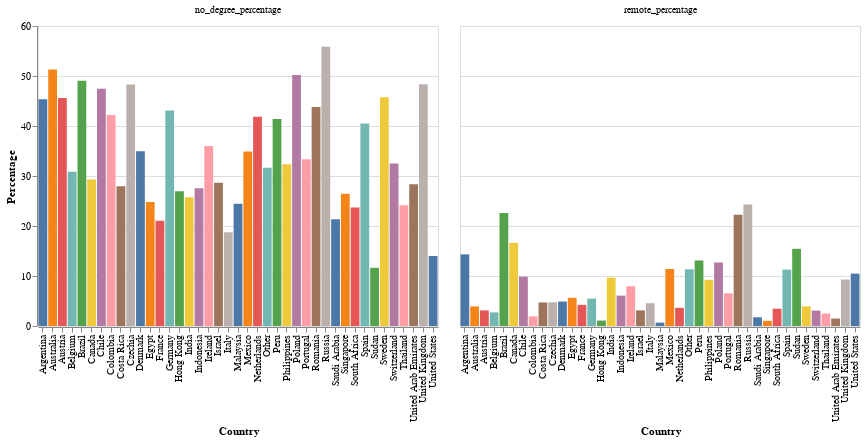

The code cell stored with this chart in its notebook:
### Code cell
# Reshape data for faceting
facet_data = pd.melt(
    country_stats, 
    id_vars=['job_country', 'total_jobs'],
    value_vars=['remote_percentage', 'no_degree_percentage'],
    var_name='metric',
         value_name='percentage'
)

facet_chart = alt.Chart(facet_data).mark_bar().encode(
    x=alt.X('job_country:N', title='Country'),
    y=alt.Y('percentage:Q', title='Percentage', sort='-x'),
    color=alt.Color('job_country:N', legend=None),
    column=alt.Column('metric:N', title=None),
    tooltip=['job_country', 'metric', 'percentage', 'total_jobs']
).properties(
    width=400,
    height=300
)

facet_chart

### Figure 1 — Vega-Lite specification as saved in the notebook (floating-point values rounded to 4 significant figures)
{"config": {"view": {"continuousWidth": 300, "continuousHeight": 300}}, "data": {"name": "data-cfbaebf997bd424b3c533e7e4b267502"}, "mark": {"type": "bar"}, "encoding": {"color": {"field": "job_country", "legend": null, "type": "nominal"}, "column": {"field": "metric", "title": null, "type": "nominal"}, "tooltip": [{"field": "job_country", "type": "nominal"}, {"field": "metric", "type": "nominal"}, {"field": "percentage", "type": "quantitative"}, {"field": "total_jobs", "type": "quantitative"}], "x": {"field": "job_country", "title": "Country", "type": "nominal"}, "y": {"field": "percentage", "sort": "-x", "title": "Percentage", "type": "quantitative"}}, "height": 300, "width": 400, "$schema": "https://vega.github.io/schema/vega-lite/v5.20.1.json", "datasets": {"data-cfbaebf997bd424b3c533e7e4b267502": [{"job_country": "United States", "total_jobs": 156077, "metric": "remote_percentage", "percentage": 10.47}, {"job_country": "India", "total_jobs": 43534, "metric": "remote_percentage", "percentage": 9.68}, {"job_country": "Other", "total_jobs": 43479, "metric": "remote_percentage", "percentage": 11.34}, {"job_country": "United Kingdom", "total_jobs": 30399, "metric": "remote_percentage", "percentage": 9.29}, {"job_country": "France", "total_jobs": 29192, "metric": "remote_percentage", "percentage": 4.23}, {"job_country": "Spain", "total_jobs": 21129, "metric": "remote_percentage", "percentage": 11.28}, {"job_country": "Germany", "total_jobs": 19747, "metric": "remote_percentage", "percentage": 5.49}, {"job_country": "Singapore", "total_jobs": 17595, "metric": "remote_percentage", "percentage": 1.04}, {"job_country": "Sudan", "total_jobs": 16650, "metric": "remote_percentage", "percentage": 15.44}, {"job_country": "Netherlands", "total_jobs": 15390, "metric": "remote_percentage", "percentage": 3.63}, {"job_country": "Italy", "total_jobs": 12952, "metric": "remote_percentage", "percentage": 4.56}, {"job_country": "Mexico", "total_jobs": 12883, "metric": "remote_percentage", "percentage": 11.4}, {"job_country": "Poland", "total_jobs": 12529, "metric": "remote_percentage", "percentage": 12.7}, {"job_country": "Canada", "total_jobs": 12499, "metric": "remote_percentage", "percentage": 16.63}, {"job_country": "Portugal", "total_jobs": 11708, "metric": "remote_percentage", "percentage": 6.53}, {"job_country": "Australia", "total_jobs": 9825, "metric": "remote_percentage", "percentage": 3.92}, {"job_country": "South Africa", "total_jobs": 9476, "metric": "remote_percentage", "percentage": 3.46}, {"job_country": "Belgium", "total_jobs": 8781, "metric": "remote_percentage", "percentage": 2.72}, {"job_country": "Ireland", "total_jobs": 8026, "metric": "remote_percentage", "percentage": 7.95}, {"job_country": "Argentina", "total_jobs": 7304, "metric": "remote_percentage", "percentage": 14.33}, {"job_country": "Switzerland", "total_jobs": 7261, "metric": "remote_percentage", "percentage": 3.08}, {"job_country": "Austria", "total_jobs": 7073, "metric": "remote_percentage", "percentage": 3.12}, {"job_country": "Chile", "total_jobs": 6089, "metric": "remote_percentage", "percentage": 9.87}, {"job_country": "Hong Kong", "total_jobs": 6064, "metric": "remote_percentage", "percentage": 1.09}, {"job_country": "Colombia", "total_jobs": 5979, "metric": "remote_percentage", "percentage": 1.91}, {"job_country": "Brazil", "total_jobs": 5940, "metric": "remote_percentage", "percentage": 22.58}, {"job_country": "Philippines", "total_jobs": 5813, "metric": "remote_percentage", "percentage": 9.22}, {"job_country": "Denmark", "total_jobs": 5666, "metric": "remote_percentage", "percentage": 4.89}, {"job_country": "Costa Rica", "total_jobs": 5374, "metric": "remote_percentage", "percentage": 4.71}, {"job_country": "Malaysia", "total_jobs": 5173, "metric": "remote_percentage", "percentage": 0.68}, {"job_country": "Sweden", "total_jobs": 5158, "metric": "remote_percentage", "percentage": 3.94}, {"job_country": "United Arab Emirates", "total_jobs": 5026, "metric": "remote_percentage", "percentage": 1.49}, {"job_country": "Peru", "total_jobs": 4860, "metric": "remote_percentage", "percentage": 13.11}, {"job_country": "Israel", "total_jobs": 4247, "metric": "remote_percentage", "percentage": 3.13}, {"job_country": "Czechia", "total_jobs": 3653, "metric": "remote_percentage", "percentage": 4.74}, {"job_country": "Russia", "total_jobs": 3533, "metric": "remote_percentage", "percentage": 24.31}, {"job_country": "Romania", "total_jobs": 3145, "metric": "remote_percentage", "percentage": 22.23}, {"job_country": "Thailand", "total_jobs": 2453, "metric": "remote_percentage", "percentage": 2.49}, {"job_country": "Egypt", "total_jobs": 2062, "metric": "remote_percentage", "percentage": 5.63}, {"job_country": "Indonesia", "total_jobs": 2040, "metric": "remote_percentage", "percentage": 6.08}, {"job_country": "Saudi Arabia", "total_jobs": 1938, "metric": "remote_percentage", "percentage": 1.75}, {"job_country": "United States", "total_jobs": 156077, "metric": "no_degree_percentage", "percentage": 13.99}, {"job_country": "India", "total_jobs": 43534, "metric": "no_degree_percentage", "percentage": 25.75}, {"job_country": "Other", "total_jobs": 43479, "metric": "no_degree_percentage", "percentage": 31.64}, {"job_country": "United Kingdom", "total_jobs": 30399, "metric": "no_degree_percentage", "percentage": 48.34}, {"job_country": "France", "total_jobs": 29192, "metric": "no_degree_percentage", "percentage": 21.04}, {"job_country": "Spain", "total_jobs": 21129, "metric": "no_degree_percentage", "percentage": 40.48}, {"job_country": "Germany", "total_jobs": 19747, "metric": "no_degree_percentage", "percentage": 43.11}, {"job_country": "Singapore", "total_jobs": 17595, "metric": "no_degree_percentage", "percentage": 26.47}, {"job_country": "Sudan", "total_jobs": 16650, "metric": "no_degree_percentage", "percentage": 11.64}, {"job_country": "Netherlands", "total_jobs": 15390, "metric": "no_degree_percentage", "percentage": 41.83}, {"job_country": "Italy", "total_jobs": 12952, "metric": "no_degree_percentage", "percentage": 18.76}, {"job_country": "Mexico", "total_jobs": 12883, "metric": "no_degree_percentage", "percentage": 34.88}, {"job_country": "Poland", "total_jobs": 12529, "metric": "no_degree_percentage", "percentage": 50.2}, {"job_country": "Canada", "total_jobs": 12499, "metric": "no_degree_percentage", "percentage": 29.3}, {"job_country": "Portugal", "total_jobs": 11708, "metric": "no_degree_percentage", "percentage": 33.36}, {"job_country": "Australia", "total_jobs": 9825, "metric": "no_degree_percentage", "percentage": 51.3}, {"job_country": "South Africa", "total_jobs": 9476, "metric": "no_degree_percentage", "percentage": 23.72}, {"job_country": "Belgium", "total_jobs": 8781, "metric": "no_degree_percentage", "percentage": 30.85}, {"job_country": "Ireland", "total_jobs": 8026, "metric": "no_degree_percentage", "percentage": 35.98}, {"job_country": "Argentina", "total_jobs": 7304, "metric": "no_degree_percentage", "percentage": 45.33}, {"job_country": "Switzerland", "total_jobs": 7261, "metric": "no_degree_percentage", "percentage": 32.49}, {"job_country": "Austria", "total_jobs": 7073, "metric": "no_degree_percentage", "percentage": 45.6}, {"job_country": "Chile", "total_jobs": 6089, "metric": "no_degree_percentage", "percentage": 47.46}, {"job_country": "Hong Kong", "total_jobs": 6064, "metric": "no_degree_percentage", "percentage": 26.95}, {"job_country": "Colombia", "total_jobs": 5979, "metric": "no_degree_percentage", "percentage": 42.21}, {"job_country": "Brazil", "total_jobs": 5940, "metric": "no_degree_percentage", "percentage": 49.07}, {"job_country": "Philippines", "total_jobs": 5813, "metric": "no_degree_percentage", "percentage": 32.34}, {"job_country": "Denmark", "total_jobs": 5666, "metric": "no_degree_percentage", "percentage": 34.96}, {"job_country": "Costa Rica", "total_jobs": 5374, "metric": "no_degree_percentage", "percentage": 27.97}, {"job_country": "Malaysia", "total_jobs": 5173, "metric": "no_degree_percentage", "percentage": 24.47}, {"job_country": "Sweden", "total_jobs": 5158, "metric": "no_degree_percentage", "percentage": 45.75}, {"job_country": "United Arab Emirates", "total_jobs": 5026, "metric": "no_degree_percentage", "percentage": 28.33}, {"job_country": "Peru", "total_jobs": 4860, "metric": "no_degree_percentage", "percentage": 41.4}, {"job_country": "Israel", "total_jobs": 4247, "metric": "no_degree_percentage", "percentage": 28.63}, {"job_country": "Czechia", "total_jobs": 3653, "metric": "no_degree_percentage", "percentage": 48.32}, {"job_country": "Russia", "total_jobs": 3533, "metric": "no_degree_percentage", "percentage": 55.84}, {"job_country": "Romania", "total_jobs": 3145, "metric": "no_degree_percentage", "percentage": 43.82}, {"job_country": "Thailand", "total_jobs": 2453, "metric": "no_degree_percentage", "percentage": 24.17}, {"job_country": "Egypt", "total_jobs": 2062, "metric": "no_degree_percentage", "percentage": 24.78}, {"job_country": "Indonesia", "total_jobs": 2040, "metric": "no_degree_percentage", "percentage": 27.55}, {"job_country": "Saudi Arabia", "total_jobs": 1938, "metric": "no_degree_percentage", "percentage": 21.36}]}}
